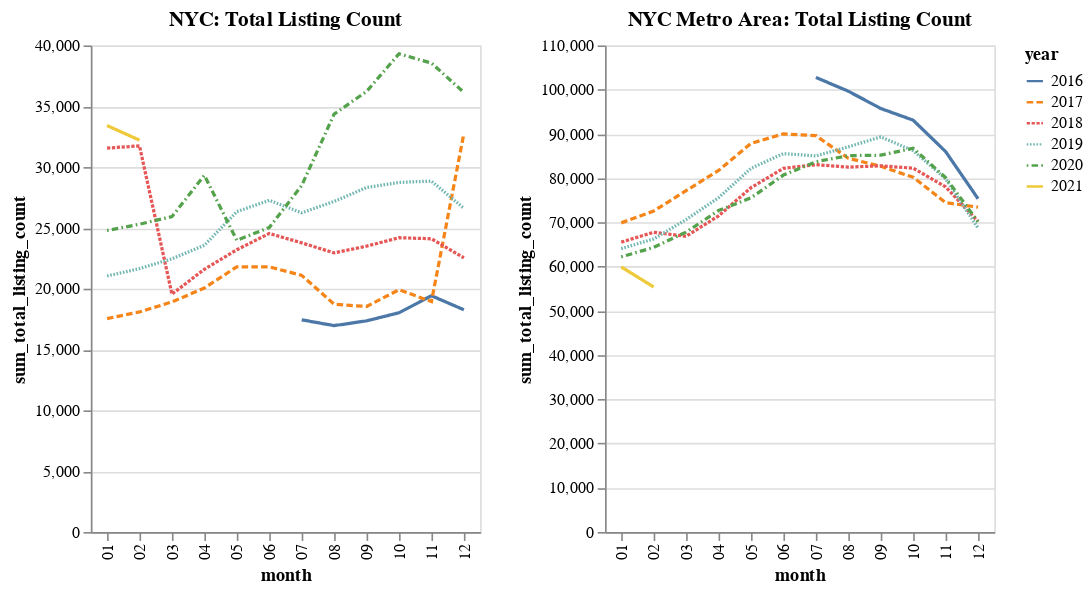

Write notebook code for a chart like this one.
### Code cell
sup_nyc = alt.Chart(avg_hotness_nyc).mark_line().encode(
    x='month',
    y='sum_total_listing_count',
    color='year',
    strokeDash='year',
).properties(title='NYC: Total Listing Count')

dem_nyc = alt.Chart(avg_hotness_metro).mark_line().encode(
    x='month',
    y='sum_total_listing_count',
    color='year',
    strokeDash='year',
).properties(title='NYC Metro Area: Total Listing Count')

alt.hconcat(
   sup_nyc,
   dem_nyc,
)

### Figure 1 — Vega-Lite specification as saved in the notebook (floating-point values rounded to 4 significant figures)
{"config": {"view": {"continuousWidth": 400, "continuousHeight": 300}}, "hconcat": [{"data": {"name": "data-a573494c2784fa675849f02096a9c730"}, "mark": "line", "encoding": {"color": {"type": "nominal", "field": "year"}, "strokeDash": {"type": "nominal", "field": "year"}, "x": {"type": "nominal", "field": "month"}, "y": {"type": "quantitative", "field": "sum_total_listing_count"}}, "title": "NYC: Total Listing Count"}, {"data": {"name": "data-26e471bf45450fcedf46d312ef8ec84b"}, "mark": "line", "encoding": {"color": {"type": "nominal", "field": "year"}, "strokeDash": {"type": "nominal", "field": "year"}, "x": {"type": "nominal", "field": "month"}, "y": {"type": "quantitative", "field": "sum_total_listing_count"}}, "title": "NYC Metro Area: Total Listing Count"}], "$schema": "https://vega.github.io/schema/vega-lite/v4.8.1.json", "datasets": {"data-a573494c2784fa675849f02096a9c730": [{"month": "07", "year": "2016", "avg_listing_price": 973700.0, "sum_active_listing_count": 12368, "avg_days_on_market": 69.2, "sum_new_listing_count": 2700, "sum_total_listing_count": 17443}, {"month": "08", "year": "2016", "avg_listing_price": 965600.0, "sum_active_listing_count": 11986, "avg_days_on_market": 78.56, "sum_new_listing_count": 2292, "sum_total_listing_count": 16966}, {"month": "09", "year": "2016", "avg_listing_price": 948900.0, "sum_active_listing_count": 12370, "avg_days_on_market": 81.06, "sum_new_listing_count": 3556, "sum_total_listing_count": 17356}, {"month": "10", "year": "2016", "avg_listing_price": 936900.0, "sum_active_listing_count": 13007, "avg_days_on_market": 77.17, "sum_new_listing_count": 3260, "sum_total_listing_count": 18026}, {"month": "11", "year": "2016", "avg_listing_price": 963300.0, "sum_active_listing_count": 13865, "avg_days_on_market": 77.99, "sum_new_listing_count": 3884, "sum_total_listing_count": 19422}, {"month": "12", "year": "2016", "avg_listing_price": 995800.0, "sum_active_listing_count": 12601, "avg_days_on_market": 91.19, "sum_new_listing_count": 1428, "sum_total_listing_count": 18268}, {"month": "01", "year": "2017", "avg_listing_price": 1007000.0, "sum_active_listing_count": 12071, "avg_days_on_market": 94.7, "sum_new_listing_count": 3512, "sum_total_listing_count": 17545}, {"month": "02", "year": "2017", "avg_listing_price": 1004000.0, "sum_active_listing_count": 12410, "avg_days_on_market": 89.6, "sum_new_listing_count": 3388, "sum_total_listing_count": 18090}, {"month": "03", "year": "2017", "avg_listing_price": 1022000.0, "sum_active_listing_count": 12984, "avg_days_on_market": 72.86, "sum_new_listing_count": 3804, "sum_total_listing_count": 18914}, {"month": "04", "year": "2017", "avg_listing_price": 1016000.0, "sum_active_listing_count": 13834, "avg_days_on_market": 63.3, "sum_new_listing_count": 4320, "sum_total_listing_count": 20054}, {"month": "05", "year": "2017", "avg_listing_price": 1030000.0, "sum_active_listing_count": 15277, "avg_days_on_market": 63.6, "sum_new_listing_count": 5192, "sum_total_listing_count": 21802}, {"month": "06", "year": "2017", "avg_listing_price": 1005000.0, "sum_active_listing_count": 15487, "avg_days_on_market": 64.37, "sum_new_listing_count": 4512, "sum_total_listing_count": 21801}, {"month": "07", "year": "2017", "avg_listing_price": 1049000.0, "sum_active_listing_count": 14982, "avg_days_on_market": 70.63, "sum_new_listing_count": 3740, "sum_total_listing_count": 21096}, {"month": "08", "year": "2017", "avg_listing_price": 1015000.0, "sum_active_listing_count": 13807, "avg_days_on_market": 76.66, "sum_new_listing_count": 3268, "sum_total_listing_count": 18728}, {"month": "09", "year": "2017", "avg_listing_price": 998300.0, "sum_active_listing_count": 13831, "avg_days_on_market": 77.82, "sum_new_listing_count": 4112, "sum_total_listing_count": 18537}, {"month": "10", "year": "2017", "avg_listing_price": 999800.0, "sum_active_listing_count": 14724, "avg_days_on_market": 75.58, "sum_new_listing_count": 3880, "sum_total_listing_count": 19920}, {"month": "11", "year": "2017", "avg_listing_price": 1002000.0, "sum_active_listing_count": 13894, "avg_days_on_market": 74.11, "sum_new_listing_count": 2620, "sum_total_listing_count": 18942}, {"month": "12", "year": "2017", "avg_listing_price": 1016000.0, "sum_active_listing_count": 12834, "avg_days_on_market": 82.75, "sum_new_listing_count": 1896, "sum_total_listing_count": 32758}, {"month": "01", "year": "2018", "avg_listing_price": 1063000.0, "sum_active_listing_count": 12109, "avg_days_on_market": 93.71, "sum_new_listing_count": 3112, "sum_total_listing_count": 31557}, {"month": "02", "year": "2018", "avg_listing_price": 1022000.0, "sum_active_listing_count": 13616, "avg_days_on_market": 89.58, "sum_new_listing_count": 4240, "sum_total_listing_count": 31744}, {"month": "03", "year": "2018", "avg_listing_price": 972500.0, "sum_active_listing_count": 14785, "avg_days_on_market": 77.62, "sum_new_listing_count": 4224, "sum_total_listing_count": 19553}, {"month": "04", "year": "2018", "avg_listing_price": 976400.0, "sum_active_listing_count": 16631, "avg_days_on_market": 68.78, "sum_new_listing_count": 5404, "sum_total_listing_count": 21598}, {"month": "05", "year": "2018", "avg_listing_price": 977400.0, "sum_active_listing_count": 18149, "avg_days_on_market": 64.35, "sum_new_listing_count": 4908, "sum_total_listing_count": 23201}, {"month": "06", "year": "2018", "avg_listing_price": 977300.0, "sum_active_listing_count": 18749, "avg_days_on_market": 66.14, "sum_new_listing_count": 4652, "sum_total_listing_count": 24540}, {"month": "07", "year": "2018", "avg_listing_price": 1003000.0, "sum_active_listing_count": 18021, "avg_days_on_market": 71.35, "sum_new_listing_count": 3388, "sum_total_listing_count": 23770}, {"month": "08", "year": "2018", "avg_listing_price": 973000.0, "sum_active_listing_count": 17435, "avg_days_on_market": 75.81, "sum_new_listing_count": 3292, "sum_total_listing_count": 22946}, {"month": "09", "year": "2018", "avg_listing_price": 960200.0, "sum_active_listing_count": 18246, "avg_days_on_market": 79.17, "sum_new_listing_count": 5284, "sum_total_listing_count": 23496}, {"month": "10", "year": "2018", "avg_listing_price": 941500.0, "sum_active_listing_count": 19230, "avg_days_on_market": 72.64, "sum_new_listing_count": 4364, "sum_total_listing_count": 24194}, {"month": "11", "year": "2018", "avg_listing_price": 921900.0, "sum_active_listing_count": 19126, "avg_days_on_market": 74.44, "sum_new_listing_count": 3108, "sum_total_listing_count": 24104}, {"month": "12", "year": "2018", "avg_listing_price": 947000.0, "sum_active_listing_count": 17457, "avg_days_on_market": 85.62, "sum_new_listing_count": 2048, "sum_total_listing_count": 22538}, {"month": "01", "year": "2019", "avg_listing_price": 930900.0, "sum_active_listing_count": 16195, "avg_days_on_market": 91.91, "sum_new_listing_count": 4824, "sum_total_listing_count": 21044}, {"month": "02", "year": "2019", "avg_listing_price": 946000.0, "sum_active_listing_count": 16764, "avg_days_on_market": 90.31, "sum_new_listing_count": 3644, "sum_total_listing_count": 21653}, {"month": "03", "year": "2019", "avg_listing_price": 950500.0, "sum_active_listing_count": 17675, "avg_days_on_market": 62.78, "sum_new_listing_count": 4176, "sum_total_listing_count": 22458}, {"month": "04", "year": "2019", "avg_listing_price": 955200.0, "sum_active_listing_count": 18912, "avg_days_on_market": 62.54, "sum_new_listing_count": 5064, "sum_total_listing_count": 23567}, {"month": "05", "year": "2019", "avg_listing_price": 938500.0, "sum_active_listing_count": 20625, "avg_days_on_market": 66.62, "sum_new_listing_count": 5100, "sum_total_listing_count": 26331}, {"month": "06", "year": "2019", "avg_listing_price": 936500.0, "sum_active_listing_count": 21448, "avg_days_on_market": 68.67, "sum_new_listing_count": 4744, "sum_total_listing_count": 27268}, {"month": "07", "year": "2019", "avg_listing_price": 923200.0, "sum_active_listing_count": 20559, "avg_days_on_market": 72.81, "sum_new_listing_count": 3788, "sum_total_listing_count": 26242}, {"month": "08", "year": "2019", "avg_listing_price": 918600.0, "sum_active_listing_count": 20485, "avg_days_on_market": 82.09, "sum_new_listing_count": 4760, "sum_total_listing_count": 27176}, {"month": "09", "year": "2019", "avg_listing_price": 921000.0, "sum_active_listing_count": 20468, "avg_days_on_market": 82.56, "sum_new_listing_count": 5392, "sum_total_listing_count": 28320}, {"month": "10", "year": "2019", "avg_listing_price": 924600.0, "sum_active_listing_count": 20839, "avg_days_on_market": 80.52, "sum_new_listing_count": 4136, "sum_total_listing_count": 28739}, {"month": "11", "year": "2019", "avg_listing_price": 908500.0, "sum_active_listing_count": 20589, "avg_days_on_market": 75.3, "sum_new_listing_count": 3364, "sum_total_listing_count": 28847}, {"month": "12", "year": "2019", "avg_listing_price": 928800.0, "sum_active_listing_count": 18520, "avg_days_on_market": 85.24, "sum_new_listing_count": 1868, "sum_total_listing_count": 26611}, {"month": "01", "year": "2020", "avg_listing_price": 935600.0, "sum_active_listing_count": 17016, "avg_days_on_market": 95.18, "sum_new_listing_count": 3376, "sum_total_listing_count": 24784}, {"month": "02", "year": "2020", "avg_listing_price": 925600.0, "sum_active_listing_count": 17611, "avg_days_on_market": 88.89, "sum_new_listing_count": 4304, "sum_total_listing_count": 25302}, {"month": "03", "year": "2020", "avg_listing_price": 926400.0, "sum_active_listing_count": 17777, "avg_days_on_market": 80.33, "sum_new_listing_count": 2892, "sum_total_listing_count": 25926}, {"month": "04", "year": "2020", "avg_listing_price": 933000.0, "sum_active_listing_count": 19493, "avg_days_on_market": 71.51, "sum_new_listing_count": 2220, "sum_total_listing_count": 29325}, {"month": "05", "year": "2020", "avg_listing_price": 911600.0, "sum_active_listing_count": 16234, "avg_days_on_market": 101.2, "sum_new_listing_count": 1972, "sum_total_listing_count": 23978}, {"month": "06", "year": "2020", "avg_listing_price": 923600.0, "sum_active_listing_count": 17543, "avg_days_on_market": 112.3, "sum_new_listing_count": 4160, "sum_total_listing_count": 25028}, {"month": "07", "year": "2020", "avg_listing_price": 877700.0, "sum_active_listing_count": 21168, "avg_days_on_market": 95.66, "sum_new_listing_count": 6420, "sum_total_listing_count": 28478}, {"month": "08", "year": "2020", "avg_listing_price": 849200.0, "sum_active_listing_count": 25434, "avg_days_on_market": 65.5, "sum_new_listing_count": 6332, "sum_total_listing_count": 34353}, {"month": "09", "year": "2020", "avg_listing_price": 839600.0, "sum_active_listing_count": 26443, "avg_days_on_market": 72.95, "sum_new_listing_count": 6212, "sum_total_listing_count": 36215}, {"month": "10", "year": "2020", "avg_listing_price": 832000.0, "sum_active_listing_count": 28299, "avg_days_on_market": 74.57, "sum_new_listing_count": 8420, "sum_total_listing_count": 39314}, {"month": "11", "year": "2020", "avg_listing_price": 823500.0, "sum_active_listing_count": 27347, "avg_days_on_market": 90.8, "sum_new_listing_count": 3668, "sum_total_listing_count": 38546}, {"month": "12", "year": "2020", "avg_listing_price": 822400.0, "sum_active_listing_count": 25109, "avg_days_on_market": 101.9, "sum_new_listing_count": 2556, "sum_total_listing_count": 36140}, {"month": "01", "year": "2021", "avg_listing_price": 829900.0, "sum_active_listing_count": 22725, "avg_days_on_market": 113.9, "sum_new_listing_count": 4104, "sum_total_listing_count": 33413}, {"month": "02", "year": "2021", "avg_listing_price": 826200.0, "sum_active_listing_count": 22021, "avg_days_on_market": 113.4, "sum_new_listing_count": 4200, "sum_total_listing_count": 32212}], "data-26e471bf45450fcedf46d312ef8ec84b": [{"month": "07", "year": "2016", "avg_listing_price": 551600.0, "sum_active_listing_count": 94568, "avg_days_on_market": 77.83, "sum_new_listing_count": 20624, "sum_total_listing_count": 102763}, {"month": "08", "year": "2016", "avg_listing_price": 550000.0, "sum_active_listing_count": 91865, "avg_days_on_market": 85.06, "sum_new_listing_count": 17756, "sum_total_listing_count": 99651}, {"month": "09", "year": "2016", "avg_listing_price": 554200.0, "sum_active_listing_count": 88767, "avg_days_on_market": 89.47, "sum_new_listing_count": 19468, "sum_total_listing_count": 95739}, {"month": "10", "year": "2016", "avg_listing_price": 554000.0, "sum_active_listing_count": 85931, "avg_days_on_market": 90.91, "sum_new_listing_count": 17740, "sum_total_listing_count": 93092}, {"month": "11", "year": "2016", "avg_listing_price": 557400.0, "sum_active_listing_count": 79212, "avg_days_on_market": 95.49, "sum_new_listing_count": 13420, "sum_total_listing_count": 85998}, {"month": "12", "year": "2016", "avg_listing_price": 559600.0, "sum_active_listing_count": 69493, "avg_days_on_market": 104.8, "sum_new_listing_count": 8056, "sum_total_listing_count": 75333}, {"month": "01", "year": "2017", "avg_listing_price": 561800.0, "sum_active_listing_count": 64598, "avg_days_on_market": 104.7, "sum_new_listing_count": 20524, "sum_total_listing_count": 69889}, {"month": "02", "year": "2017", "avg_listing_price": 567000.0, "sum_active_listing_count": 66806, "avg_days_on_market": 96.01, "sum_new_listing_count": 19184, "sum_total_listing_count": 72549}, {"month": "03", "year": "2017", "avg_listing_price": 575200.0, "sum_active_listing_count": 70361, "avg_days_on_market": 79.02, "sum_new_listing_count": 22944, "sum_total_listing_count": 77166}, {"month": "04", "year": "2017", "avg_listing_price": 580200.0, "sum_active_listing_count": 73885, "avg_days_on_market": 69.92, "sum_new_listing_count": 25632, "sum_total_listing_count": 81730}, {"month": "05", "year": "2017", "avg_listing_price": 580400.0, "sum_active_listing_count": 79434, "avg_days_on_market": 64.62, "sum_new_listing_count": 26848, "sum_total_listing_count": 87860}, {"month": "06", "year": "2017", "avg_listing_price": 586100.0, "sum_active_listing_count": 81575, "avg_days_on_market": 65.4, "sum_new_listing_count": 24176, "sum_total_listing_count": 90011}, {"month": "07", "year": "2017", "avg_listing_price": 583000.0, "sum_active_listing_count": 81487, "avg_days_on_market": 71.51, "sum_new_listing_count": 21072, "sum_total_listing_count": 89603}, {"month": "08", "year": "2017", "avg_listing_price": 580400.0, "sum_active_listing_count": 80361, "avg_days_on_market": 75.78, "sum_new_listing_count": 19368, "sum_total_listing_count": 84491}, {"month": "09", "year": "2017", "avg_listing_price": 576300.0, "sum_active_listing_count": 78800, "avg_days_on_market": 80.23, "sum_new_listing_count": 19584, "sum_total_listing_count": 82667}, {"month": "10", "year": "2017", "avg_listing_price": 574800.0, "sum_active_listing_count": 76764, "avg_days_on_market": 81.29, "sum_new_listing_count": 18088, "sum_total_listing_count": 80189}, {"month": "11", "year": "2017", "avg_listing_price": 577400.0, "sum_active_listing_count": 72016, "avg_days_on_market": 84.08, "sum_new_listing_count": 13704, "sum_total_listing_count": 74462}, {"month": "12", "year": "2017", "avg_listing_price": 577300.0, "sum_active_listing_count": 63962, "avg_days_on_market": 93.32, "sum_new_listing_count": 9616, "sum_total_listing_count": 73430}, {"month": "01", "year": "2018", "avg_listing_price": 581200.0, "sum_active_listing_count": 57661, "avg_days_on_market": 98.66, "sum_new_listing_count": 14408, "sum_total_listing_count": 65529}, {"month": "02", "year": "2018", "avg_listing_price": 582100.0, "sum_active_listing_count": 59947, "avg_days_on_market": 88.64, "sum_new_listing_count": 19156, "sum_total_listing_count": 67759}, {"month": "03", "year": "2018", "avg_listing_price": 594400.0, "sum_active_listing_count": 64485, "avg_days_on_market": 72.34, "sum_new_listing_count": 21844, "sum_total_listing_count": 66849}, {"month": "04", "year": "2018", "avg_listing_price": 594100.0, "sum_active_listing_count": 68715, "avg_days_on_market": 65.21, "sum_new_listing_count": 26448, "sum_total_listing_count": 71461}, {"month": "05", "year": "2018", "avg_listing_price": 600400.0, "sum_active_listing_count": 75006, "avg_days_on_market": 57.94, "sum_new_listing_count": 27056, "sum_total_listing_count": 77838}, {"month": "06", "year": "2018", "avg_listing_price": 602000.0, "sum_active_listing_count": 79303, "avg_days_on_market": 58.92, "sum_new_listing_count": 25372, "sum_total_listing_count": 82216}, {"month": "07", "year": "2018", "avg_listing_price": 598500.0, "sum_active_listing_count": 80289, "avg_days_on_market": 64.6, "sum_new_listing_count": 21344, "sum_total_listing_count": 83039}, {"month": "08", "year": "2018", "avg_listing_price": 592800.0, "sum_active_listing_count": 79890, "avg_days_on_market": 70.25, "sum_new_listing_count": 19944, "sum_total_listing_count": 82487}, {"month": "09", "year": "2018", "avg_listing_price": 591800.0, "sum_active_listing_count": 80044, "avg_days_on_market": 75.44, "sum_new_listing_count": 21012, "sum_total_listing_count": 82788}, {"month": "10", "year": "2018", "avg_listing_price": 584200.0, "sum_active_listing_count": 79551, "avg_days_on_market": 77.02, "sum_new_listing_count": 19124, "sum_total_listing_count": 82245}, {"month": "11", "year": "2018", "avg_listing_price": 583300.0, "sum_active_listing_count": 75354, "avg_days_on_market": 80.84, "sum_new_listing_count": 14004, "sum_total_listing_count": 78018}, {"month": "12", "year": "2018", "avg_listing_price": 584000.0, "sum_active_listing_count": 67611, "avg_days_on_market": 90.47, "sum_new_listing_count": 10264, "sum_total_listing_count": 70200}, {"month": "01", "year": "2019", "avg_listing_price": 585900.0, "sum_active_listing_count": 61935, "avg_days_on_market": 94.84, "sum_new_listing_count": 21452, "sum_total_listing_count": 64067}, {"month": "02", "year": "2019", "avg_listing_price": 589900.0, "sum_active_listing_count": 64042, "avg_days_on_market": 87.33, "sum_new_listing_count": 19016, "sum_total_listing_count": 66246}, {"month": "03", "year": "2019", "avg_listing_price": 596400.0, "sum_active_listing_count": 68127, "avg_days_on_market": 71.78, "sum_new_listing_count": 22340, "sum_total_listing_count": 70628}, {"month": "04", "year": "2019", "avg_listing_price": 603000.0, "sum_active_listing_count": 73041, "avg_days_on_market": 58.23, "sum_new_listing_count": 25572, "sum_total_listing_count": 75565}, {"month": "05", "year": "2019", "avg_listing_price": 594900.0, "sum_active_listing_count": 79382, "avg_days_on_market": 54.79, "sum_new_listing_count": 27760, "sum_total_listing_count": 82220}, {"month": "06", "year": "2019", "avg_listing_price": 594300.0, "sum_active_listing_count": 82195, "avg_days_on_market": 58.72, "sum_new_listing_count": 25412, "sum_total_listing_count": 85548}, {"month": "07", "year": "2019", "avg_listing_price": 598900.0, "sum_active_listing_count": 81712, "avg_days_on_market": 63.97, "sum_new_listing_count": 20484, "sum_total_listing_count": 85010}, {"month": "08", "year": "2019", "avg_listing_price": 596500.0, "sum_active_listing_count": 80631, "avg_days_on_market": 71.51, "sum_new_listing_count": 23588, "sum_total_listing_count": 87072}, {"month": "09", "year": "2019", "avg_listing_price": 592100.0, "sum_active_listing_count": 78721, "avg_days_on_market": 74.28, "sum_new_listing_count": 23640, "sum_total_listing_count": 89312}, {"month": "10", "year": "2019", "avg_listing_price": 593400.0, "sum_active_listing_count": 75595, "avg_days_on_market": 74.6, "sum_new_listing_count": 17996, "sum_total_listing_count": 86213}, {"month": "11", "year": "2019", "avg_listing_price": 596400.0, "sum_active_listing_count": 69640, "avg_days_on_market": 79.02, "sum_new_listing_count": 13816, "sum_total_listing_count": 79859}, {"month": "12", "year": "2019", "avg_listing_price": 602100.0, "sum_active_listing_count": 59462, "avg_days_on_market": 89.76, "sum_new_listing_count": 7592, "sum_total_listing_count": 68712}, {"month": "01", "year": "2020", "avg_listing_price": 606200.0, "sum_active_listing_count": 53624, "avg_days_on_market": 93.14, "sum_new_listing_count": 14872, "sum_total_listing_count": 62199}, {"month": "02", "year": "2020", "avg_listing_price": 605700.0, "sum_active_listing_count": 55772, "avg_days_on_market": 79.39, "sum_new_listing_count": 19724, "sum_total_listing_count": 64343}, {"month": "03", "year": "2020", "avg_listing_price": 607300.0, "sum_active_listing_count": 58495, "avg_days_on_market": 64.51, "sum_new_listing_count": 18188, "sum_total_listing_count": 67798}, {"month": "04", "year": "2020", "avg_listing_price": 610300.0, "sum_active_listing_count": 59842, "avg_days_on_market": 62.08, "sum_new_listing_count": 8228, "sum_total_listing_count": 72667}, {"month": "05", "year": "2020", "avg_listing_price": 614700.0, "sum_active_listing_count": 60235, "avg_days_on_market": 75.53, "sum_new_listing_count": 16228, "sum_total_listing_count": 75543}, {"month": "06", "year": "2020", "avg_listing_price": 621300.0, "sum_active_listing_count": 63187, "avg_days_on_market": 70.57, "sum_new_listing_count": 25352, "sum_total_listing_count": 80695}, {"month": "07", "year": "2020", "avg_listing_price": 631700.0, "sum_active_listing_count": 63071, "avg_days_on_market": 62.3, "sum_new_listing_count": 24496, "sum_total_listing_count": 83696}, {"month": "08", "year": "2020", "avg_listing_price": 643400.0, "sum_active_listing_count": 60976, "avg_days_on_market": 62.5, "sum_new_listing_count": 23592, "sum_total_listing_count": 85087}, {"month": "09", "year": "2020", "avg_listing_price": 650300.0, "sum_active_listing_count": 59833, "avg_days_on_market": 64.88, "sum_new_listing_count": 23668, "sum_total_listing_count": 85181}, {"month": "10", "year": "2020", "avg_listing_price": 649900.0, "sum_active_listing_count": 59330, "avg_days_on_market": 68.07, "sum_new_listing_count": 21496, "sum_total_listing_count": 86765}, {"month": "11", "year": "2020", "avg_listing_price": 657300.0, "sum_active_listing_count": 54253, "avg_days_on_market": 79.22, "sum_new_listing_count": 14032, "sum_total_listing_count": 80094}, {"month": "12", "year": "2020", "avg_listing_price": 667500.0, "sum_active_listing_count": 47247, "avg_days_on_market": 96.22, "sum_new_listing_count": 9232, "sum_total_listing_count": 70133}, {"month": "01", "year": "2021", "avg_listing_price": 682400.0, "sum_active_listing_count": 40827, "avg_days_on_market": 112.2, "sum_new_listing_count": 12072, "sum_total_listing_count": 59930}, {"month": "02", "year": "2021", "avg_listing_price": 707700.0, "sum_active_listing_count": 37563, "avg_days_on_market": 114.2, "sum_new_listing_count": 12572, "sum_total_listing_count": 55388}]}}
